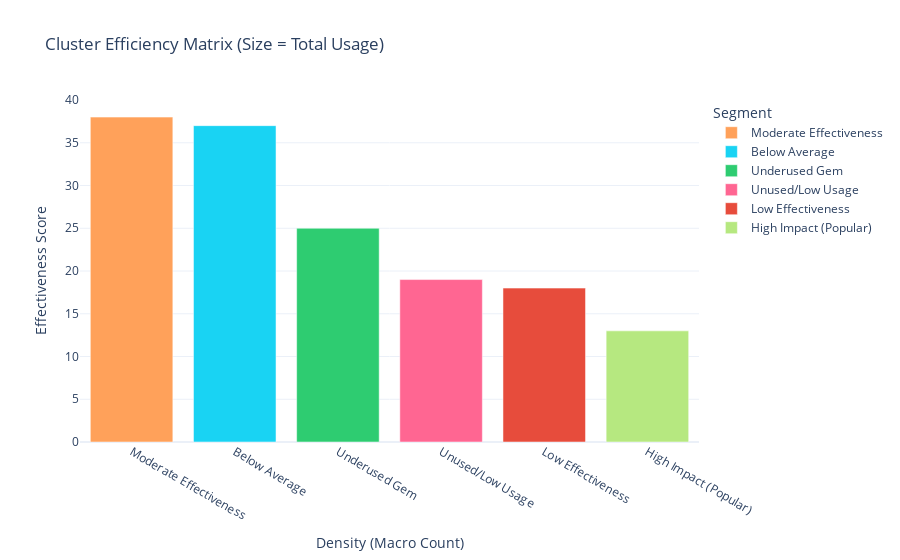

Here is the notebook cell this chart was saved with:
### Code cell
# Cluster overview
fig = px.scatter(
    clusters,
    x='num_macros',
    y='avg_effectiveness',
    size='total_usage',
    color='consolidation_candidate',
    hover_name='cluster_label',
    title='Cluster Efficiency Matrix (Size = Total Usage)',
    labels={
        'num_macros': 'Density (Macro Count)',
        'avg_effectiveness': 'Effectiveness Score',
        'consolidation_candidate': 'Redundancy Flag'
    }
)
fig.show()

### Figure 1 — Plotly figure (JSON) as saved in the notebook; plotly's stock layout.template omitted (floating-point values rounded to 4 significant figures)
{"data": [{"hovertemplate": "Segment=%{x}<br>Count=%{y}<extra></extra>", "legendgroup": "Moderate Effectiveness", "marker": {"color": "#FFA15A", "pattern": {"shape": ""}}, "name": "Moderate Effectiveness", "orientation": "v", "showlegend": true, "textposition": "auto", "type": "bar", "x": ["Moderate Effectiveness"], "xaxis": "x", "y": [38], "yaxis": "y"}, {"hovertemplate": "Segment=%{x}<br>Count=%{y}<extra></extra>", "legendgroup": "Below Average", "marker": {"color": "#19d3f3", "pattern": {"shape": ""}}, "name": "Below Average", "orientation": "v", "showlegend": true, "textposition": "auto", "type": "bar", "x": ["Below Average"], "xaxis": "x", "y": [37], "yaxis": "y"}, {"hovertemplate": "Segment=%{x}<br>Count=%{y}<extra></extra>", "legendgroup": "Underused Gem", "marker": {"color": "#2ecc71", "pattern": {"shape": ""}}, "name": "Underused Gem", "orientation": "v", "showlegend": true, "textposition": "auto", "type": "bar", "x": ["Underused Gem"], "xaxis": "x", "y": [25], "yaxis": "y"}, {"hovertemplate": "Segment=%{x}<br>Count=%{y}<extra></extra>", "legendgroup": "Unused/Low Usage", "marker": {"color": "#FF6692", "pattern": {"shape": ""}}, "name": "Unused/Low Usage", "orientation": "v", "showlegend": true, "textposition": "auto", "type": "bar", "x": ["Unused/Low Usage"], "xaxis": "x", "y": [19], "yaxis": "y"}, {"hovertemplate": "Segment=%{x}<br>Count=%{y}<extra></extra>", "legendgroup": "Low Effectiveness", "marker": {"color": "#e74c3c", "pattern": {"shape": ""}}, "name": "Low Effectiveness", "orientation": "v", "showlegend": true, "textposition": "auto", "type": "bar", "x": ["Low Effectiveness"], "xaxis": "x", "y": [18], "yaxis": "y"}, {"hovertemplate": "Segment=%{x}<br>Count=%{y}<extra></extra>", "legendgroup": "High Impact (Popular)", "marker": {"color": "#B6E880", "pattern": {"shape": ""}}, "name": "High Impact (Popular)", "orientation": "v", "showlegend": true, "textposition": "auto", "type": "bar", "x": ["High Impact (Popular)"], "xaxis": "x", "y": [13], "yaxis": "y"}], "layout": {"barmode": "relative", "legend": {"title": {"text": "Segment"}, "tracegroupgap": 0}, "title": {"text": "Cluster Efficiency Matrix (Size = Total Usage)"}, "xaxis": {"anchor": "y", "domain": [0.0, 1.0], "title": {"text": "Density (Macro Count)"}}, "yaxis": {"anchor": "x", "domain": [0.0, 1.0], "title": {"text": "Effectiveness Score"}}}}
